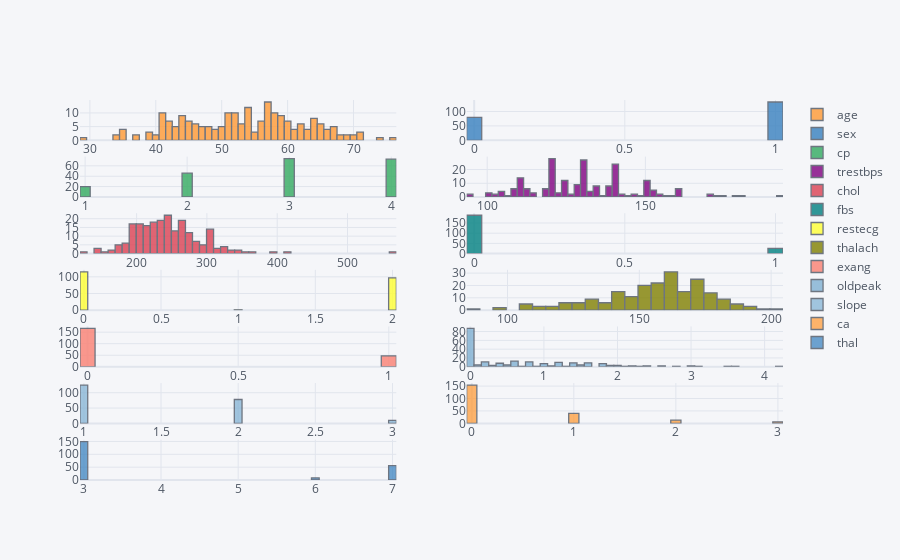

Source (notebook cell):
### Code cell
data[numerical].iplot(kind='histogram', subplots=True,bins=50)

### Figure 1 — Plotly figure (JSON) as saved in the notebook; plotly's stock layout.template omitted (floating-point values rounded to 4 significant figures; data arrays with more than 128 entries replaced by an {"elided": "..."} marker saying what was removed)
{"data": [{"histfunc": "count", "histnorm": "", "marker": {"color": "rgba(255, 153, 51, 1.0)", "line": {"color": "#4D5663", "width": 1.3}}, "name": "age", "nbinsx": 50, "opacity": 0.8, "orientation": "v", "type": "histogram", "x": {"elided": "213 int values"}, "xaxis": "x", "yaxis": "y"}, {"histfunc": "count", "histnorm": "", "marker": {"color": "rgba(55, 128, 191, 1.0)", "line": {"color": "#4D5663", "width": 1.3}}, "name": "sex", "nbinsx": 50, "opacity": 0.8, "orientation": "v", "type": "histogram", "x": {"elided": "213 int values"}, "xaxis": "x2", "yaxis": "y2"}, {"histfunc": "count", "histnorm": "", "marker": {"color": "rgba(50, 171, 96, 1.0)", "line": {"color": "#4D5663", "width": 1.3}}, "name": "cp", "nbinsx": 50, "opacity": 0.8, "orientation": "v", "type": "histogram", "x": {"elided": "213 int values"}, "xaxis": "x3", "yaxis": "y3"}, {"histfunc": "count", "histnorm": "", "marker": {"color": "rgba(128, 0, 128, 1.0)", "line": {"color": "#4D5663", "width": 1.3}}, "name": "trestbps", "nbinsx": 50, "opacity": 0.8, "orientation": "v", "type": "histogram", "x": {"elided": "213 int values"}, "xaxis": "x4", "yaxis": "y4"}, {"histfunc": "count", "histnorm": "", "marker": {"color": "rgba(219, 64, 82, 1.0)", "line": {"color": "#4D5663", "width": 1.3}}, "name": "chol", "nbinsx": 50, "opacity": 0.8, "orientation": "v", "type": "histogram", "x": {"elided": "213 int values"}, "xaxis": "x5", "yaxis": "y5"}, {"histfunc": "count", "histnorm": "", "marker": {"color": "rgba(0, 128, 128, 1.0)", "line": {"color": "#4D5663", "width": 1.3}}, "name": "fbs", "nbinsx": 50, "opacity": 0.8, "orientation": "v", "type": "histogram", "x": {"elided": "213 int values"}, "xaxis": "x6", "yaxis": "y6"}, {"histfunc": "count", "histnorm": "", "marker": {"color": "rgba(255, 255, 51, 1.0)", "line": {"color": "#4D5663", "width": 1.3}}, "name": "restecg", "nbinsx": 50, "opacity": 0.8, "orientation": "v", "type": "histogram", "x": {"elided": "213 int values"}, "xaxis": "x7", "yaxis": "y7"}, {"histfunc": "count", "histnorm": "", "marker": {"color": "rgba(128, 128, 0, 1.0)", "line": {"color": "#4D5663", "width": 1.3}}, "name": "thalach", "nbinsx": 50, "opacity": 0.8, "orientation": "v", "type": "histogram", "x": {"elided": "213 int values"}, "xaxis": "x8", "yaxis": "y8"}, {"histfunc": "count", "histnorm": "", "marker": {"color": "rgba(251, 128, 114, 1.0)", "line": {"color": "#4D5663", "width": 1.3}}, "name": "exang", "nbinsx": 50, "opacity": 0.8, "orientation": "v", "type": "histogram", "x": {"elided": "213 int values"}, "xaxis": "x9", "yaxis": "y9"}, {"histfunc": "count", "histnorm": "", "marker": {"color": "rgba(128, 177, 211, 1.0)", "line": {"color": "#4D5663", "width": 1.3}}, "name": "oldpeak", "nbinsx": 50, "opacity": 0.8, "orientation": "v", "type": "histogram", "x": {"elided": "213 float values"}, "xaxis": "x10", "yaxis": "y10"}, {"histfunc": "count", "histnorm": "", "marker": {"color": "rgba(128, 177, 211, 0.8999999999999999)", "line": {"color": "#4D5663", "width": 1.3}}, "name": "slope", "nbinsx": 50, "opacity": 0.8, "orientation": "v", "type": "histogram", "x": {"elided": "213 int values"}, "xaxis": "x11", "yaxis": "y11"}, {"histfunc": "count", "histnorm": "", "marker": {"color": "rgba(255, 153, 51, 0.8999999999999999)", "line": {"color": "#4D5663", "width": 1.3}}, "name": "ca", "nbinsx": 50, "opacity": 0.8, "orientation": "v", "type": "histogram", "x": {"elided": "213 int values"}, "xaxis": "x12", "yaxis": "y12"}, {"histfunc": "count", "histnorm": "", "marker": {"color": "rgba(55, 128, 191, 0.8999999999999999)", "line": {"color": "#4D5663", "width": 1.3}}, "name": "thal", "nbinsx": 50, "opacity": 0.8, "orientation": "v", "type": "histogram", "x": {"elided": "213 int values"}, "xaxis": "x13", "yaxis": "y13"}], "layout": {"barmode": "overlay", "legend": {"bgcolor": "#F5F6F9", "font": {"color": "#4D5663"}}, "paper_bgcolor": "#F5F6F9", "plot_bgcolor": "#F5F6F9", "title": {"font": {"color": "#4D5663"}}, "xaxis": {"anchor": "y", "domain": [0, 0.45], "gridcolor": "#E1E5ED", "showgrid": true, "tickfont": {"color": "#4D5663"}, "title": {"font": {"color": "#4D5663"}, "text": ""}, "zerolinecolor": "#E1E5ED"}, "xaxis10": {"anchor": "y10", "domain": [0.55, 1], "gridcolor": "#E1E5ED", "showgrid": true, "tickfont": {"color": "#4D5663"}, "title": {"font": {"color": "#4D5663"}, "text": ""}, "zerolinecolor": "#E1E5ED"}, "xaxis11": {"anchor": "y11", "domain": [0, 0.45], "gridcolor": "#E1E5ED", "showgrid": true, "tickfont": {"color": "#4D5663"}, "title": {"font": {"color": "#4D5663"}, "text": ""}, "zerolinecolor": "#E1E5ED"}, "xaxis12": {"anchor": "y12", "domain": [0.55, 1], "gridcolor": "#E1E5ED", "showgrid": true, "tickfont": {"color": "#4D5663"}, "title": {"font": {"color": "#4D5663"}, "text": ""}, "zerolinecolor": "#E1E5ED"}, "xaxis13": {"anchor": "y13", "domain": [0, 0.45], "gridcolor": "#E1E5ED", "showgrid": true, "tickfont": {"color": "#4D5663"}, "title": {"font": {"color": "#4D5663"}, "text": ""}, "zerolinecolor": "#E1E5ED"}, "xaxis14": {"anchor": "y14", "domain": [0.55, 1], "gridcolor": "#E1E5ED", "showgrid": true, "tickfont": {"color": "#4D5663"}, "title": {"font": {"color": "#4D5663"}, "text": ""}, "zerolinecolor": "#E1E5ED"}, "xaxis2": {"anchor": "y2", "domain": [0.55, 1], "gridcolor": "#E1E5ED", "showgrid": true, "tickfont": {"color": "#4D5663"}, "title": {"font": {"color": "#4D5663"}, "text": ""}, "zerolinecolor": "#E1E5ED"}, "xaxis3": {"anchor": "y3", "domain": [0, 0.45], "gridcolor": "#E1E5ED", "showgrid": true, "tickfont": {"color": "#4D5663"}, "title": {"font": {"color": "#4D5663"}, "text": ""}, "zerolinecolor": "#E1E5ED"}, "xaxis4": {"anchor": "y4", "domain": [0.55, 1], "gridcolor": "#E1E5ED", "showgrid": true, "tickfont": {"color": "#4D5663"}, "title": {"font": {"color": "#4D5663"}, "text": ""}, "zerolinecolor": "#E1E5ED"}, "xaxis5": {"anchor": "y5", "domain": [0, 0.45], "gridcolor": "#E1E5ED", "showgrid": true, "tickfont": {"color": "#4D5663"}, "title": {"font": {"color": "#4D5663"}, "text": ""}, "zerolinecolor": "#E1E5ED"}, "xaxis6": {"anchor": "y6", "domain": [0.55, 1], "gridcolor": "#E1E5ED", "showgrid": true, "tickfont": {"color": "#4D5663"}, "title": {"font": {"color": "#4D5663"}, "text": ""}, "zerolinecolor": "#E1E5ED"}, "xaxis7": {"anchor": "y7", "domain": [0, 0.45], "gridcolor": "#E1E5ED", "showgrid": true, "tickfont": {"color": "#4D5663"}, "title": {"font": {"color": "#4D5663"}, "text": ""}, "zerolinecolor": "#E1E5ED"}, "xaxis8": {"anchor": "y8", "domain": [0.55, 1], "gridcolor": "#E1E5ED", "showgrid": true, "tickfont": {"color": "#4D5663"}, "title": {"font": {"color": "#4D5663"}, "text": ""}, "zerolinecolor": "#E1E5ED"}, "xaxis9": {"anchor": "y9", "domain": [0, 0.45], "gridcolor": "#E1E5ED", "showgrid": true, "tickfont": {"color": "#4D5663"}, "title": {"font": {"color": "#4D5663"}, "text": ""}, "zerolinecolor": "#E1E5ED"}, "yaxis": {"anchor": "x", "domain": [0.8939, 1], "gridcolor": "#E1E5ED", "showgrid": true, "tickfont": {"color": "#4D5663"}, "title": {"font": {"color": "#4D5663"}, "text": ""}, "zerolinecolor": "#E1E5ED"}, "yaxis10": {"anchor": "x10", "domain": [0.298, 0.4041], "gridcolor": "#E1E5ED", "showgrid": true, "tickfont": {"color": "#4D5663"}, "title": {"font": {"color": "#4D5663"}, "text": ""}, "zerolinecolor": "#E1E5ED"}, "yaxis11": {"anchor": "x11", "domain": [0.149, 0.2551], "gridcolor": "#E1E5ED", "showgrid": true, "tickfont": {"color": "#4D5663"}, "title": {"font": {"color": "#4D5663"}, "text": ""}, "zerolinecolor": "#E1E5ED"}, "yaxis12": {"anchor": "x12", "domain": [0.149, 0.2551], "gridcolor": "#E1E5ED", "showgrid": true, "tickfont": {"color": "#4D5663"}, "title": {"font": {"color": "#4D5663"}, "text": ""}, "zerolinecolor": "#E1E5ED"}, "yaxis13": {"anchor": "x13", "domain": [0, 0.1061], "gridcolor": "#E1E5ED", "showgrid": true, "tickfont": {"color": "#4D5663"}, "title": {"font": {"color": "#4D5663"}, "text": ""}, "zerolinecolor": "#E1E5ED"}, "yaxis14": {"anchor": "x14", "domain": [0, 0.1061], "gridcolor": "#E1E5ED", "showgrid": true, "tickfont": {"color": "#4D5663"}, "title": {"font": {"color": "#4D5663"}, "text": ""}, "zerolinecolor": "#E1E5ED"}, "yaxis2": {"anchor": "x2", "domain": [0.8939, 1], "gridcolor": "#E1E5ED", "showgrid": true, "tickfont": {"color": "#4D5663"}, "title": {"font": {"color": "#4D5663"}, "text": ""}, "zerolinecolor": "#E1E5ED"}, "yaxis3": {"anchor": "x3", "domain": [0.7449, 0.851], "gridcolor": "#E1E5ED", "showgrid": true, "tickfont": {"color": "#4D5663"}, "title": {"font": {"color": "#4D5663"}, "text": ""}, "zerolinecolor": "#E1E5ED"}, "yaxis4": {"anchor": "x4", "domain": [0.7449, 0.851], "gridcolor": "#E1E5ED", "showgrid": true, "tickfont": {"color": "#4D5663"}, "title": {"font": {"color": "#4D5663"}, "text": ""}, "zerolinecolor": "#E1E5ED"}, "yaxis5": {"anchor": "x5", "domain": [0.5959, 0.702], "gridcolor": "#E1E5ED", "showgrid": true, "tickfont": {"color": "#4D5663"}, "title": {"font": {"color": "#4D5663"}, "text": ""}, "zerolinecolor": "#E1E5ED"}, "yaxis6": {"anchor": "x6", "domain": [0.5959, 0.702], "gridcolor": "#E1E5ED", "showgrid": true, "tickfont": {"color": "#4D5663"}, "title": {"font": {"color": "#4D5663"}, "text": ""}, "zerolinecolor": "#E1E5ED"}, "yaxis7": {"anchor": "x7", "domain": [0.4469, 0.5531], "gridcolor": "#E1E5ED", "showgrid": true, "tickfont": {"color": "#4D5663"}, "title": {"font": {"color": "#4D5663"}, "text": ""}, "zerolinecolor": "#E1E5ED"}, "yaxis8": {"anchor": "x8", "domain": [0.4469, 0.5531], "gridcolor": "#E1E5ED", "showgrid": true, "tickfont": {"color": "#4D5663"}, "title": {"font": {"color": "#4D5663"}, "text": ""}, "zerolinecolor": "#E1E5ED"}, "yaxis9": {"anchor": "x9", "domain": [0.298, 0.4041], "gridcolor": "#E1E5ED", "showgrid": true, "tickfont": {"color": "#4D5663"}, "title": {"font": {"color": "#4D5663"}, "text": ""}, "zerolinecolor": "#E1E5ED"}}}
